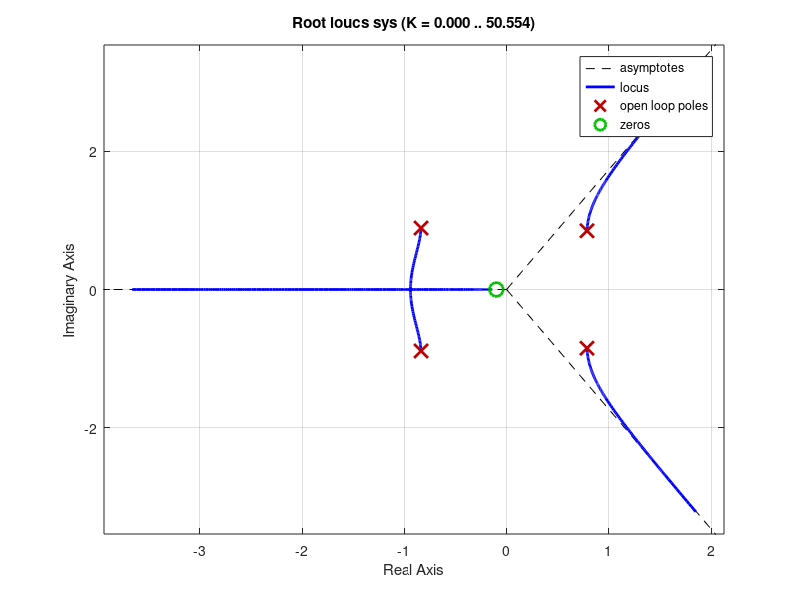

Reproduce this figure in MATLAB. (Note: this script raises an error after producing the figure.)
clc
clear
close all

a = [0 1 0 0.1]
b = [1 0.1 0.2 -0.1 2]
sys = tf([0 0 1 0.1],[1 0.1 0.2 -0.1 2], 0.1)
rlocus(sys)
[z,p,k] = tf2zp(a,b)
isstable(sys)
C = idtf(a, b, 0.1)
eig(C) 